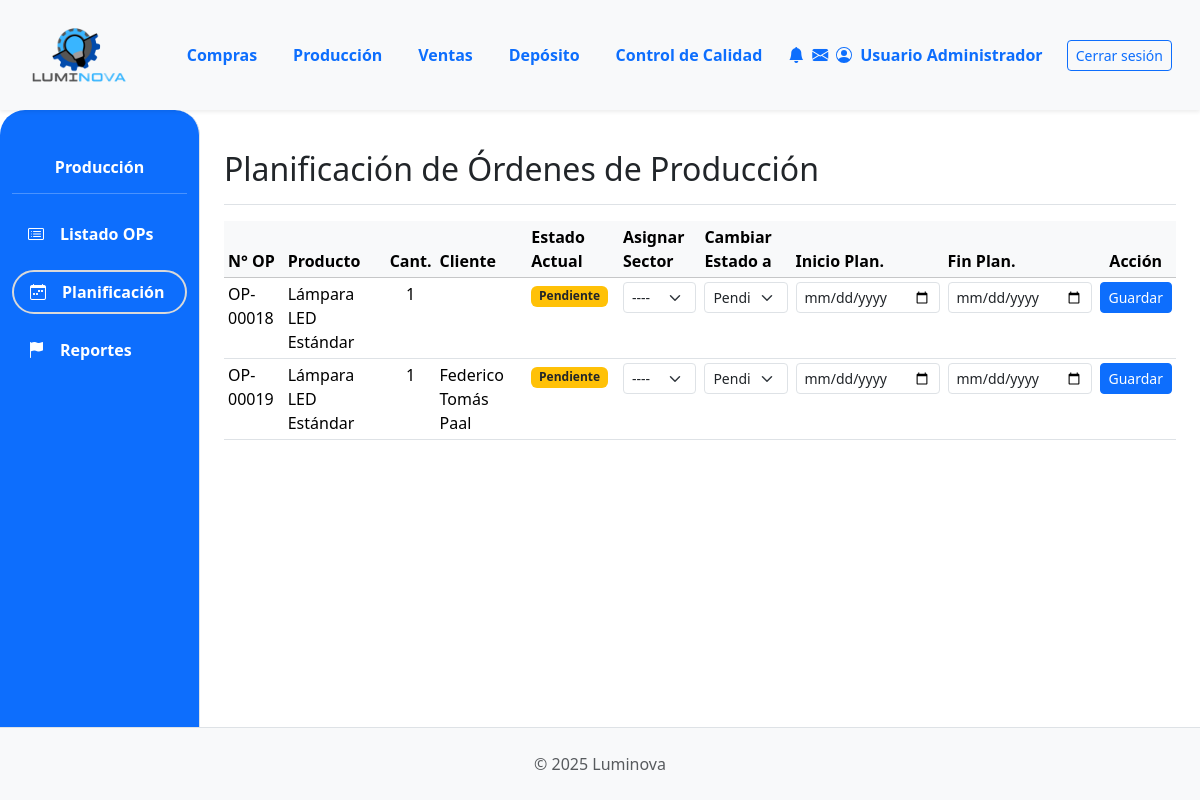
Before: /produccion/planificacion/ (signed in) with the older database file.
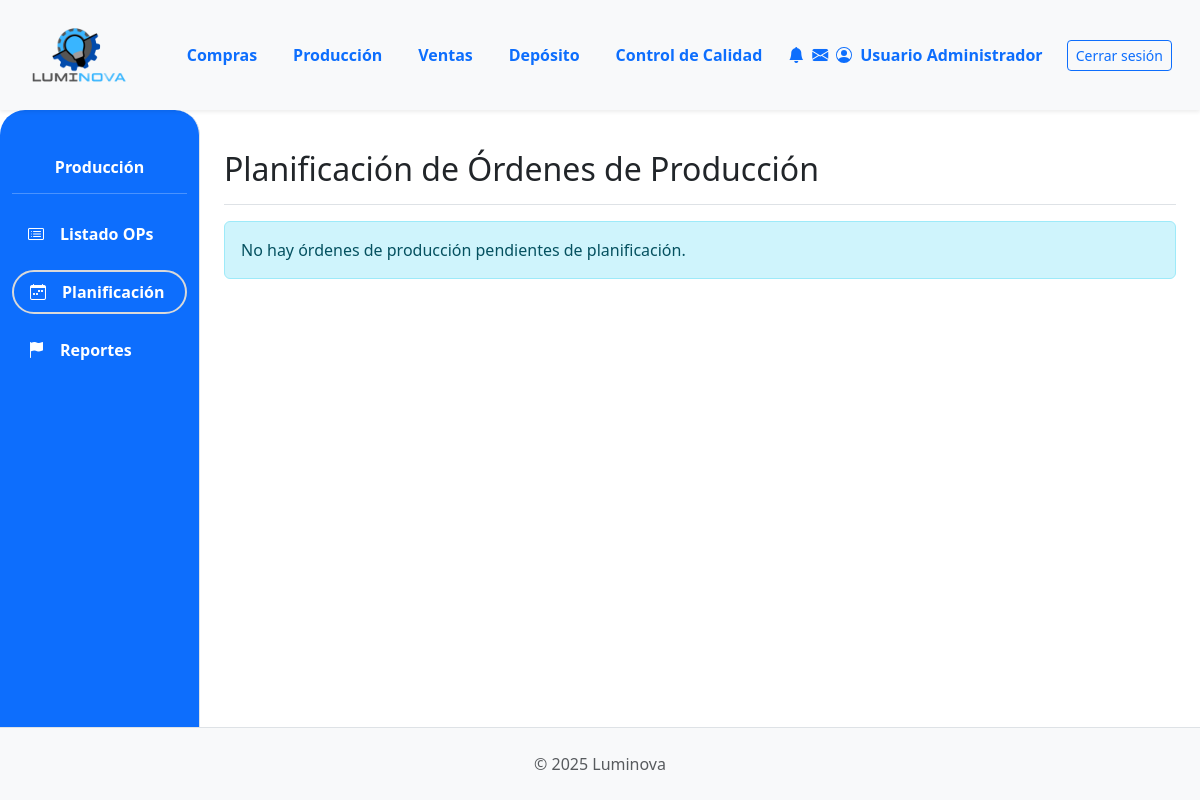
After: the same page with the newer database file.
### App_LUMINOVA/models.py (models this page shows, shortened)
class OrdenProduccion(models.Model):
    numero_op = models.CharField(
        max_length=20, unique=True, verbose_name="N° Orden de Producción"
    )  # Cambiado de numero_orden
    orden_venta_origen = models.ForeignKey(
        OrdenVenta,
        on_delete=models.SET_NULL,
        null=True,
        blank=True,
        related_name="ops_generadas",
    )
    producto_a_producir = models.ForeignKey(
        ProductoTerminado, on_delete=models.PROTECT, related_name="ordenes_produccion"
    )  # Cambiado related_name
    cantidad_a_producir = models.PositiveIntegerField()  # Cambiado de cantidad_prod
    estado_op = models.ForeignKey(
        EstadoOrden,
        on_delete=models.SET_NULL,
        null=True,
        blank=True,
        related_name="ops_estado",
    )
    estado_op = models.ForeignKey(
        EstadoOrden,
        on_delete=models.SET_NULL,
        null=True,
        blank=True,
        related_name="ops_estado",
    )  # Cambiado related_name
    fecha_solicitud = models.DateTimeField(default=timezone.now)  # Añadido
    fecha_inicio_real = models.DateTimeField(null=True, blank=True)
    fecha_inicio_planificada = models.DateField(
        null=True, blank=True
    )  # Cambiado de fecha_inicio
    fecha_fin_real = models.DateTimeField(null=True, blank=True)
    fecha_fin_planificada = models.DateField(null=True, blank=True)  # Añadido
    sector_asignado_op = models.ForeignKey(
        SectorAsignado,
        on_delete=models.SET_NULL,
        null=True,
        blank=True,
        related_name="ops_sector",
    )  # Cambiado related_name
    notas = models.TextField(null=True, blank=True, verbose_name="Notas")  # Añadido

class ProductoTerminado(models.Model):
    descripcion = models.CharField(max_length=255)  # Aumentado max_length
    categoria = models.ForeignKey(
        CategoriaProductoTerminado,
        on_delete=models.PROTECT,
        related_name="productos_terminados",
    )
    precio_unitario = models.DecimalField(max_digits=10, decimal_places=2, default=0.00)
    stock = models.IntegerField(default=0)
    modelo = models.CharField(max_length=50, blank=True, null=True)
    potencia = models.IntegerField(blank=True, null=True)
    acabado = models.CharField(max_length=50, blank=True, null=True)
    color_luz = models.CharField(max_length=50, blank=True, null=True)
    material = models.CharField(max_length=50, blank=True, null=True)
    imagen = models.ImageField(null=True, blank=True, upload_to="productos_terminados/")

class EstadoOrden(
    models.Model
):  # Renombrar a EstadoOrdenProduccion o similar si es solo para OP
    nombre = models.CharField(
        max_length=50, unique=True
    )  # Ej: Pendiente, En Proceso, Terminado

class OrdenVenta(models.Model):  # NUEVO: Específico para Ventas
    ESTADO_CHOICES = [
        ("PENDIENTE", "Pendiente Confirmación"),
        ("CONFIRMADA", "Confirmada (Esperando Producción)"),
        ("INSUMOS_SOLICITADOS", "Insumos Solicitados"),
        ("PRODUCCION_INICIADA", "Producción Iniciada"),
        ("PRODUCCION_CON_PROBLEMAS", "Producción con Problemas"),
        ("LISTA_ENTREGA", "Lista para Entrega"),
        ("COMPLETADA", "Completada/Entregada"),
        ("CANCELADA", "Cancelada"),
    ]
    numero_ov = models.CharField(
        max_length=20, unique=True, verbose_name="N° Orden de Venta"
    )
    cliente = models.ForeignKey(
        Cliente, on_delete=models.PROTECT, related_name="ordenes_venta"
    )
    fecha_creacion = models.DateTimeField(default=timezone.now)
    estado = models.CharField(
        max_length=50, choices=ESTADO_CHOICES, default="PENDIENTE"
    )
    total_ov = models.DecimalField(
        max_digits=12, decimal_places=2, default=0.00, verbose_name="Total OV"
    )
    notas = models.TextField(blank=True, null=True)

class Cliente(models.Model):
    nombre = models.CharField(max_length=150, unique=True)  # Aumentado max_length
    direccion = models.TextField(blank=True)
    telefono = models.CharField(max_length=25, blank=True)  # Aumentado max_length
    email = models.EmailField(unique=True, null=True, blank=True)

### App_LUMINOVA/views.py (the view, shortened to what this page needs)
# urls.py: path('produccion/planificacion/', planificacion_produccion_view, name='planificacion_produccion'),
@login_required
def planificacion_produccion_view(request):
    estado_pendiente = EstadoOrden.objects.filter(nombre__iexact='Pendiente').first()
    ops_para_planificar = []
    if estado_pendiente:
        ops_para_planificar = OrdenProduccion.objects.filter(
            estado_op=estado_pendiente
        ).select_related('producto_a_producir', 'orden_venta_origen__cliente').order_by('fecha_solicitud')
    sectores = SectorAsignado.objects.all().order_by('nombre')
    estados_siguientes = EstadoOrden.objects.filter(nombre__in=['En Proceso', 'Pendiente']).order_by('nombre')
    context = {
        'ops_para_planificar_list': ops_para_planificar,
        'sectores_list': sectores,
        'estados_op_list': estados_siguientes,
        'titulo_seccion': 'Planificación de Órdenes de Producción',
    }
    return render(request, 'produccion/planificacion.html', context)

### App_LUMINOVA/templates/produccion/planificacion.html (shortened to what this page needs)
{% extends 'padre.html' %}
{% load static %}
{% load django_bootstrap5 %}
{% block sidebar_content %}
    {% include 'produccion/produccion_sidebar.html' %}
{% endblock %}
{% block content %}
<div class="d-flex justify-content-between flex-wrap flex-md-nowrap align-items-center pt-3 pb-2 mb-3 border-bottom">
    <h1 class="h2">{{ titulo_seccion }}</h1>
</div>
{% if ops_para_planificar_list %}
<form method="post">
    <div class="table-responsive">
        <table class="table table-sm table-hover">
            <thead class="table-light">
                <tr>
                    <th>N° OP</th>
                    <th>Producto</th>
                    <th class="text-center">Cant.</th>
                    <th>Cliente</th>
                    <th>Estado Actual</th>
                    <th>Asignar Sector</th>
                    <th>Cambiar Estado a</th>
                    <th>Inicio Plan.</th>
                    <th>Fin Plan.</th>
                    <th class="text-center">Acción</th>
                </tr>
            </thead>
            <tbody>
                {% for op in ops_para_planificar_list %}
                <tr>
                    <td>{{ op.numero_op }}</td>
                    <td>{{ op.producto_a_producir.descripcion|truncatechars:25 }}</td>
                    <td class="text-center">{{ op.cantidad_a_producir }}</td>
                    <td>{{ op.orden_venta_origen.cliente.nombre|default_if_none:"N/A" }}</td>
                    <td><span class="badge bg-warning text-dark">{{ op.estado_op.nombre|default:"Pendiente" }}</span></td>
                    <form method="post" action="{% url 'App_LUMINOVA:planificacion_produccion' %}">
                        <td>
                            <select name="sector_asignado_op_{{ op.id }}" class="form-select form-select-sm">
                                <option value="">----</option>
                            </select>
                        </td>
                        <td>
                            <select name="estado_op_{{ op.id }}" class="form-select form-select-sm">
                                {% for estado in estados_op_list %}
                                <option value="{{ estado.id }}" {% if op.estado_op == estado %}selected{% endif %}>
                                    {{ estado.nombre }}
                                </option>
                                {% endfor %}
                            </select>
                        </td>
                        <td>
                            <input type="date" name="fecha_inicio_planificada_{{ op.id }}" value="{{ op.fecha_inicio_planificada|date:'Y-m-d'|default:'' }}" class="form-control form-control-sm">
                        </td>
                        <td>
                            <input type="date" name="fecha_fin_planificada_{{ op.id }}" value="{{ op.fecha_fin_planificada|date:'Y-m-d'|default:'' }}" class="form-control form-control-sm">
                        </td>
                        <td class="text-center">
                            <button type="submit" class="btn btn-primary btn-sm">Guardar</button>
                        </td>
                    </form>
                </tr>
                {% endfor %}
            </tbody>
        </table>
    </div>
</form>
{% else %}
<div class="alert alert-info mt-3">No hay órdenes de producción pendientes de planificación.</div>
{% endif %}
{% endblock %}

Changed rows visible on the page:
no longer on this page (row edited): OrdenProduccion: numero_op "OP-00018", producto_a_producir.descripcion "Lámpara LED Estándar", cantidad_a_producir "1", estado_op.nombre "Pendiente", estado_op+id "Pendiente"
no longer on this page (row edited): OrdenProduccion: numero_op "OP-00019", producto_a_producir.descripcion "Lámpara LED Estándar", cantidad_a_producir "1", orden_venta_origen.cliente.nombre "Federico Tomás Paal", estado_op.nombre "Pendiente", estado_op+id "Pendiente"
Other visible differences:
text no longer shown: "N° OP Producto Cant. Cliente Estado Actual Asignar Sector Cambiar Estado a Inicio Plan. Fin Plan. Acción"
text now shown: "No hay órdenes de producción pendientes de planificación."
